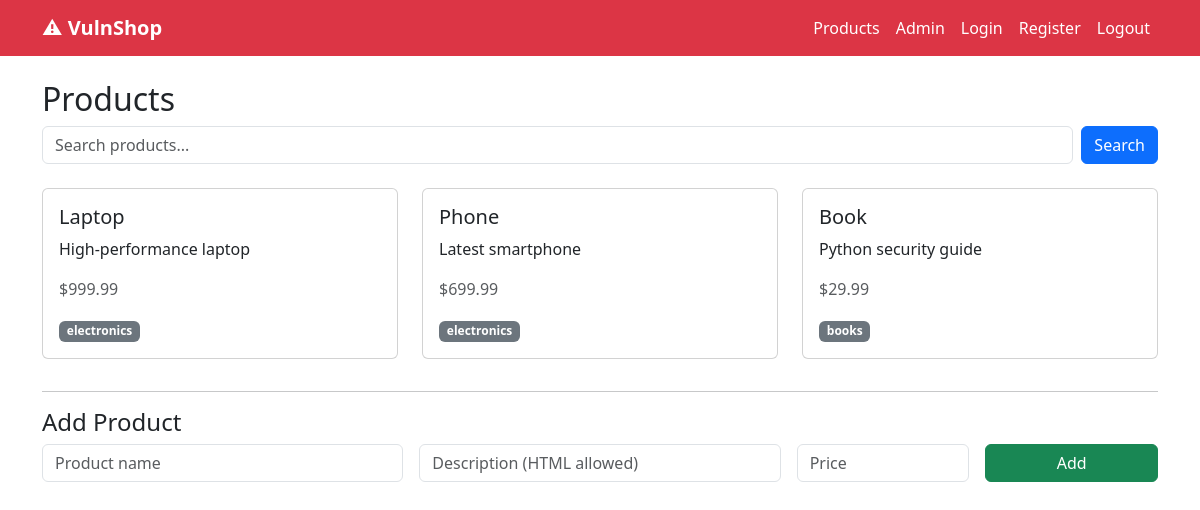
Page /products on the committed database.
### tables this page shows
CREATE TABLE products (
            id          INTEGER PRIMARY KEY AUTOINCREMENT,
            name        TEXT NOT NULL,
            description TEXT,               -- A03: stored XSS vector
            price       REAL,
            owner_id    INTEGER,
            category    TEXT
        );

### app/routes/products.py (the view)
@router.get("/products", response_class=HTMLResponse)
async def products_page(request: Request, search: str = "", db=Depends(get_db)):
    query = f"SELECT * FROM products WHERE name LIKE '%{search}%' OR description LIKE '%{search}%'"
    rows = db.execute(query).fetchall()
    return templates.TemplateResponse(
        "products.html",
        {
            "request": request,
            "products": [dict(r) for r in rows],
            "search": search,          # A03: reflected back unescaped in template
        },
    )

### app/templates/products.html (shortened to what this page needs)
{% extends "base.html" %}
{% block content %}
<h2>Products</h2>
<form method="get" action="/products" class="mb-4 d-flex gap-2">
  <input type="text" name="search" class="form-control" placeholder="Search products..." value="{{ search }}">
  <button type="submit" class="btn btn-primary">Search</button>
</form>
<div class="row">
  {% for p in products %}
  <div class="col-md-4 mb-3">
    <div class="card">
      <div class="card-body">
        <h5 class="card-title">{{ p.name }}</h5>
        <p class="card-text">{{ p.description | safe }}</p>
        <p class="text-muted">${{ p.price }}</p>
        <span class="badge bg-secondary">{{ p.category }}</span>
      </div>
    </div>
  </div>
  {% else %}
  <p>No products found.</p>
  {% endfor %}
</div>
<hr>
<h4>Add Product</h4>
<form method="post" action="/api/products" enctype="multipart/form-data" class="row g-3">
  <div class="col-md-4">
    <input type="text" name="name" class="form-control" placeholder="Product name" required>
  </div>
  <div class="col-md-4">
    <input type="text" name="description" class="form-control" placeholder="Description (HTML allowed)">
  </div>
  <div class="col-md-2">
    <input type="number" name="price" step="0.01" class="form-control" placeholder="Price" required>
  </div>
  <div class="col-md-2">
    <button type="submit" class="btn btn-success w-100">Add</button>
  </div>
</form>
{% endblock %}

### rows in the picture
products: name "Laptop", description "High-performance laptop", price "999.99", category "electronics"
products: name "Phone", description "Latest smartphone", price "699.99", category "electronics"
products: name "Book", description "Python security guide", price "29.99", category "books"
